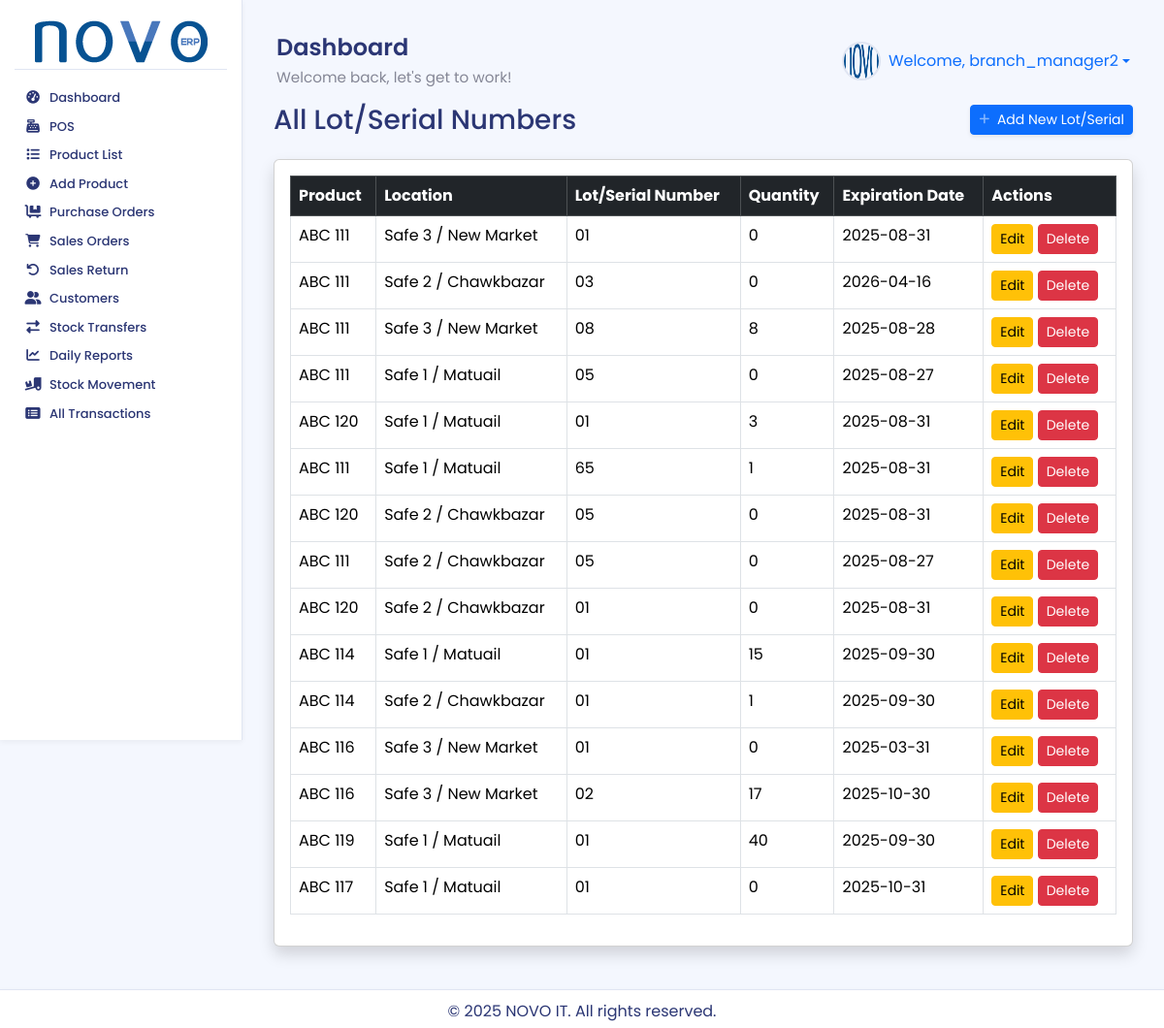
Screenshot of /stock/lots/ (signed in) with the database file from the repository.
### accounts/models.py (models this page shows, shortened)
class User(AbstractUser):
    warehouse = models.ForeignKey(
        Warehouse,
        on_delete=models.SET_NULL,
        null=True,
        blank=True,
        related_name='users', # এই গুদামের সাথে যুক্ত ইউজারদের সহজে খুঁজে পাওয়ার জন্য
        verbose_name="Assigned Warehouse" # অ্যাডমিন প্যানেলে প্রদর্শনের জন্য
    )
    class Meta:
        verbose_name = "User"
        verbose_name_plural = "Users"

### stock/models.py (models this page shows, shortened)
class LotSerialNumber(models.Model):
    product = models.ForeignKey('products.Product', on_delete=models.CASCADE, related_name='lots')
    location = models.ForeignKey(Location, on_delete=models.CASCADE, related_name='lots')
    lot_number = models.CharField(max_length=100, help_text="The batch or serial number")
    quantity = models.IntegerField()
    expiration_date = models.DateField(null=True, blank=True)
    created_at = models.DateTimeField(auto_now_add=True)
    class Meta:
        unique_together = ('product', 'location', 'lot_number')
        db_table = 'inventory_lotserialnumber'

class Location(models.Model):
    name = models.CharField(max_length=100)
    warehouse = models.ForeignKey(Warehouse, on_delete=models.CASCADE, related_name='locations')
    parent_location = models.ForeignKey('self', on_delete=models.SET_NULL, null=True, blank=True, related_name='child_locations')
    description = models.TextField(blank=True, null=True)
    created_at = models.DateTimeField(auto_now_add=True)
    updated_at = models.DateTimeField(auto_now=True)
    def __str__(self):
        path = [self.name]
        current = self
        count = 0
        while current.parent_location and count < 10:
            current = current.parent_location
            path.insert(0, current.name)
            count += 1
        return f"{self.warehouse.name} / {' / '.join(path)}"
    class Meta:
        unique_together = ('name', 'warehouse', 'parent_location')
        db_table = 'inventory_location'

class Warehouse(models.Model):
    name = models.CharField(max_length=100, unique=True)
    address = models.TextField(blank=True, null=True)
    created_at = models.DateTimeField(auto_now_add=True)
    updated_at = models.DateTimeField(auto_now=True)
    class Meta:
        db_table = 'inventory_warehouse'

### products/models.py (models this page shows, shortened)
class Product(models.Model):
    TRACKING_CHOICES = [
        ('none', 'Not Tracked'),
        ('lot', 'By Lots/Batches'),
        ('serial', 'By Serial Numbers'),
    ]
    tracking_method = models.CharField(max_length=10, choices=TRACKING_CHOICES, default='none', verbose_name="Tracking Method")
    product_code = models.CharField(max_length=100, unique=True, blank=True, null=True, verbose_name="Product Code/SKU")
    name = models.CharField(max_length=200, unique=True)
    category = models.ForeignKey(Category, on_delete=models.SET_NULL, null=True, blank=True)
    brand = models.ForeignKey(Brand, on_delete=models.SET_NULL, null=True, blank=True)
    supplier = models.ForeignKey('partners.Supplier', on_delete=models.SET_NULL, null=True, blank=True, related_name='products_supplied')
    description = models.TextField(blank=True, null=True)
    price = models.DecimalField(max_digits=10, decimal_places=2, help_text="Default Purchase Price")
    sale_price = models.DecimalField(max_digits=10, decimal_places=2, default=0.00)
    cost_price = models.DecimalField(
        max_digits=10,
        decimal_places=2,
        default=0.00,
        help_text="The actual cost of acquiring the product."
    )
    min_stock_level = models.PositiveIntegerField(default=5)
    image = models.ImageField(upload_to='product_images/', blank=True, null=True)
    barcode = models.ImageField(upload_to='barcodes/', blank=True, null=True, verbose_name="Barcode Image")
    unit_of_measure = models.ForeignKey(UnitOfMeasure, on_delete=models.SET_NULL, null=True, blank=True, related_name='products_by_uom')
    purchase_unit_of_measure = models.ForeignKey(UnitOfMeasure, on_delete=models.SET_NULL, null=True, blank=True, related_name='products_by_purchase_uom')
    sale_unit_of_measure = models.ForeignKey(UnitOfMeasure, on_delete=models.SET_NULL, null=True, blank=True, related_name='products_by_sale_uom')
    STATUS_CHOICES = [('in_stock', 'In Stock'), ('low_stock', 'Low Stock'), ('out_of_stock', 'Out of Stock')]
    status = models.CharField(max_length=20, choices=STATUS_CHOICES, default='out_of_stock')
    is_active = models.BooleanField(default=True)
    created_at = models.DateTimeField(auto_now_add=True)
    updated_at = models.DateTimeField(auto_now=True)
    class Meta:
        db_table = 'inventory_product'
        verbose_name_plural = "Products"

### stock/views.py (the view)
# urls.py: path('lots/', views.lot_serial_list, name='lot_serial_list'),
@login_required
@permission_required('stock.view_lotserialnumber', login_url='/admin/')
def lot_serial_list(request):
    lots = LotSerialNumber.objects.select_related('product', 'location').all()
    context = {'lots': lots, 'title': 'All Lot/Serial Numbers'}
    return render(request, 'stock/lot_serial_list.html', context)

### stock/templates/stock/lot_serial_list.html (shortened to what this page needs)
{% extends 'base.html' %}
{% load static %}
{% block content %}
<div class="container-fluid">
    <div class="d-sm-flex align-items-center justify-content-between mb-4">
        <h1 class="h3 mb-0 text-gray-800">{{ title }}</h1>
        <a href="{% url 'stock:add_lot_serial' %}" class="btn btn-primary btn-sm shadow-sm">
             Add New Lot/Serial
        </a>
    </div>
    <div class="card shadow mb-4">
        <div class="card-body">
            <div class="table-responsive">
                <table class="table table-bordered" width="100%" cellspacing="0">
                    <thead class="table-dark">
                        <tr>
                            <th>Product</th>
                            <th>Location</th>
                            <th>Lot/Serial Number</th>
                            <th>Quantity</th>
                            <th>Expiration Date</th>
                            <th>Actions</th>
                        </tr>
                    </thead>
                    <tbody>
                        {% for lot in lots %}
                        <tr>
                            <td>{{ lot.product.name }}</td>
                            <td>{{ lot.location }}</td>
                            <td>{{ lot.lot_number }}</td>
                            <td>{{ lot.quantity }}</td>
                            <td>{{ lot.expiration_date|date:"Y-m-d"|default:"N/A" }}</td>
                            <td>
                                <a href="{% url 'stock:edit_lot_serial' lot.pk %}" class="btn btn-warning btn-sm">Edit</a>
                                <a href="{% url 'stock:delete_lot_serial' lot.pk %}" class="btn btn-danger btn-sm">Delete</a>
                            </td>
                        </tr>
                        {% empty %}
                        <tr>
                            <td colspan="6" class="text-center">No Lot or Serial Numbers found.</td>
                        </tr>
                        {% endfor %}
                    </tbody>
                </table>
            </div>
        </div>
    </div>
</div>
{% endblock %}

### inventory_system/templates/base.html (shortened to what this page needs)
{% load static %}
<!DOCTYPE html>
<html lang="en">
<head>
    <link href="https://cdn.jsdelivr.net/npm/select2@4.1.0-rc.0/dist/css/select2.min.css" rel="stylesheet" />
    <link href="https://cdn.jsdelivr.net/npm/bootstrap@5.3.3/dist/css/bootstrap.min.css" rel="stylesheet">
    <link rel="stylesheet" href="https://cdnjs.cloudflare.com/ajax/libs/font-awesome/6.4.0/css/all.min.css">
    <link rel="stylesheet" href="{% static 'css/style.css' %}">
</head>
<body>
<div class="wrapper">
    {% if user.is_authenticated %}
    <aside class="sidebar-nav">
        <div class="sidebar-header">
            <a href="{% url 'dashboard' %}">
                <img src="{% static 'images/logo.png' %}" alt="NOVO ERP Logo">
            </a>
        </div>
        <ul class="sidebar-menu">
            {% with user.groups.all|join:", " as user_groups %}
            {% if 'POS Sales Staff' in user_groups %}
                <li><a href="{% url 'pos:pos_view' %}"><i class="fas fa-cash-register fa-fw"></i> <span>POS</span></a></li>
                <li><a href="{% url 'products:product_list' %}"><i class="fas fa-list fa-fw"></i> <span>Product List</span></a></li>
            {% elif 'Branch Manager' in user_groups %}
                <li><a href="{% url 'dashboard' %}"><i class="fas fa-tachometer-alt fa-fw"></i> <span>Dashboard</span></a></li>
                <li><a href="{% url 'pos:pos_view' %}"><i class="fas fa-cash-register fa-fw"></i> <span>POS</span></a></li>
                <li><a href="{% url 'products:product_list' %}"><i class="fas fa-list fa-fw"></i> <span>Product List</span></a></li>
                <li><a href="{% url 'products:add_product' %}"><i class="fas fa-plus-circle fa-fw"></i> <span>Add Product</span></a></li>
                <li><a href="{% url 'purchase:purchase_order_list' %}"><i class="fas fa-dolly-flatbed fa-fw"></i> <span>Purchase Orders</span></a></li>
                <li><a href="{% url 'sales:sales_order_list' %}"><i class="fas fa-shopping-cart fa-fw"></i> <span>Sales Orders</span></a></li>
                <li><a href="{% url 'sales:create_sales_return' %}"><i class="fas fa-undo fa-fw"></i> <span>Sales Return</span></a></li>
                <li><a href="{% url 'partners:customer_list' %}"><i class="fas fa-user-friends fa-fw"></i> <span>Customers</span></a></li>
                <li><a href="{% url 'purchase:stock_transfer_request_list' %}"><i class="fas fa-exchange-alt fa-fw"></i> <span>Stock Transfers</span></a></li>
                <li><a href="{% url 'reports:daily_sales_report' %}"><i class="fas fa-chart-line fa-fw"></i> <span>Daily Reports</span></a></li>
                <li><a href="{% url 'stock:stock_movement_report' %}"><i class="fas fa-truck-loading fa-fw"></i> <span>Stock Movement</span></a></li>
                <li><a href="{% url 'stock:transaction_list' %}"><i class="fas fa-list-alt fa-fw"></i> <span>All Transactions</span></a></li>
            {% endif %}
            {% endwith %}
        </ul>
    </aside>
    {% endif %}
    <div class="main-content">
        {% if user.is_authenticated %}
        <header class="header">
            <div class="header-title">
                <h1>{% block page_title %}Dashboard{% endblock %}</h1>
                <p>Welcome back, let's get to work!</p>
            </div>
            <div class="d-flex align-items-center">
                <div class="user-profile dropdown">
                    <a href="#" class="dropdown-toggle text-decoration-none d-flex align-items-center" data-bs-toggle="dropdown" aria-expanded="false">
                        <img src="{% static 'images/default_avatar.png' %}" alt="Avatar" class="me-2"> Welcome, {{ user.username }}
                    </a>
                </div>
            </div>
        </header>
        {% endif %}
        <main>
            {% block content %}{% endblock %}
        </main>
        <footer class="footer">
            <p>&copy; {% now "Y" %} NOVO IT. All rights reserved.</p>
        </footer>
    </div>
</div>
</body>
</html>

### static/css/style.css (style rules this page uses)
:root { --primary: hsl(185, 75%, 43%); --success: #1cc88a; --info: #36b9cc; --warning: #f6c23e; --danger: #e74a3b; --text: #2B3674; --muted: #858796; --bg: #F4F7FE; --card: #FFFFFF; --border: #E0E5F2; --sidebar-text: #2B3674; --sidebar-active-bg: #4e73df; --sidebar-hover-bg: rgba(78, 115, 223, 0.1); --shadow-sm: 0 2px 6px rgba(0, 0, 0, 0.05); --shadow-md: 0 4px 12px rgba(0, 0, 0, 0.08); --transition-fast: 0.2s ease; --transition-smooth: 0.3s ease; }
body { font-family: 'Poppins', sans-serif; background-color: var(--bg); color: var(--text); display: flex; flex-direction: column; min-height: 100vh; margin: 0; overflow-x: hidden; }
.wrapper { flex: 1; display: flex; flex-direction: row; }
.sidebar-nav { width: 250px; background: var(--card); border-right: 1px solid var(--border); padding: 15px; transition: width var(--transition-fast); box-shadow: var(--shadow-sm); height: calc(100vh - 37px); position: sticky; top: 0; overflow-y: auto; display: flex; flex-direction: column; }
.sidebar-header { padding: 5px 5px; border-bottom: 1px solid var(--border); text-align: center; }
.sidebar-header a img { width: 100%; max-width: 180px; height: auto; object-fit: contain; }
.sidebar-menu { list-style: none; padding: 0; margin: 15px 0 0; flex: 1 1 auto; }
.sidebar-nav::after { content: ''; padding-bottom: 20px; }
.sidebar-menu li { margin-bottom: 2px; }
.sidebar-menu a { display: flex; align-items: center; padding: 6px 10px; border-radius: 8px; color: var(--sidebar-text); text-decoration: none; font-weight: 500; font-size: 13px; line-height: 1.2; transition: background-color var(--transition-smooth), transform var(--transition-fast), box-shadow var(--transition-fast); }
.sidebar-menu a i { margin-right: 8px; width: 18px; text-align: center; font-size: 0.85rem; transition: color var(--transition-fast); }
.sidebar-menu a span { white-space: nowrap; overflow: hidden; text-overflow: ellipsis; }
.header { display: flex; justify-content: space-between; align-items: center; padding: 15px 15px; }
.header-title h1 { margin: 0; font-size: 1.5rem; font-weight: 600; }
.header-title p { margin: 5px 0 0; color: var(--muted); font-size: 0.95rem; }
.user-profile { display: flex; align-items: center; }
.user-profile img { width: 40px; height: 40px; border-radius: 50%; margin-right: 10px; border: 2px solid var(--border); }
.main-content { flex: 1; padding: 20px; padding-bottom: 60px; overflow-y: auto; background-color: var(--bg); }
.footer { position: fixed; bottom: 0; left: 0; width: 100%; height: 40px; background-color: var(--card); color: var(--text); text-align: center; padding: 10px; border-top: 1px solid var(--border); box-shadow: var(--shadow-sm); z-index: 1000; }

### rows the page displays
User: username "branch_manager2"
LotSerialNumber: product.name "ABC 111", location "Safe 3 / New Market", lot_number "01", quantity "0", expiration_date "2025-08-31"
LotSerialNumber: product.name "ABC 111", location "Safe 2 / Chawkbazar", lot_number "03", quantity "0", expiration_date "2026-04-16"
LotSerialNumber: product.name "ABC 111", location "Safe 3 / New Market", lot_number "08", quantity "8", expiration_date "2025-08-28"
LotSerialNumber: product.name "ABC 111", location "Safe 1 / Matuail", lot_number "05", quantity "0", expiration_date "2025-08-27"
LotSerialNumber: product.name "ABC 120", location "Safe 1 / Matuail", lot_number "01", quantity "3", expiration_date "2025-08-31"
LotSerialNumber: product.name "ABC 111", location "Safe 1 / Matuail", lot_number "65", quantity "1", expiration_date "2025-08-31"
LotSerialNumber: product.name "ABC 120", location "Safe 2 / Chawkbazar", lot_number "05", quantity "0", expiration_date "2025-08-31"
LotSerialNumber: product.name "ABC 111", location "Safe 2 / Chawkbazar", lot_number "05", quantity "0", expiration_date "2025-08-27"
LotSerialNumber: product.name "ABC 120", location "Safe 2 / Chawkbazar", lot_number "01", quantity "0", expiration_date "2025-08-31"
LotSerialNumber: product.name "ABC 114", location "Safe 1 / Matuail", lot_number "01", quantity "15", expiration_date "2025-09-30"
LotSerialNumber: product.name "ABC 114", location "Safe 2 / Chawkbazar", lot_number "01", quantity "1", expiration_date "2025-09-30"
LotSerialNumber: product.name "ABC 116", location "Safe 3 / New Market", lot_number "01", quantity "0", expiration_date "2025-03-31"
LotSerialNumber: product.name "ABC 116", location "Safe 3 / New Market", lot_number "02", quantity "17", expiration_date "2025-10-30"
LotSerialNumber: product.name "ABC 119", location "Safe 1 / Matuail", lot_number "01", quantity "40", expiration_date "2025-09-30"
LotSerialNumber: product.name "ABC 117", location "Safe 1 / Matuail", lot_number "01", quantity "0", expiration_date "2025-10-31"

### other values shown
{{ title }} "All Lot/Serial Numbers"
